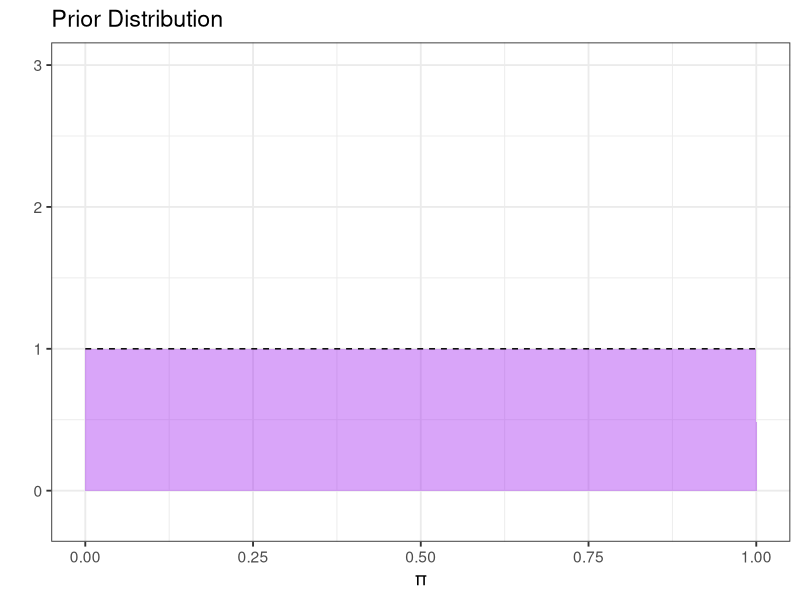
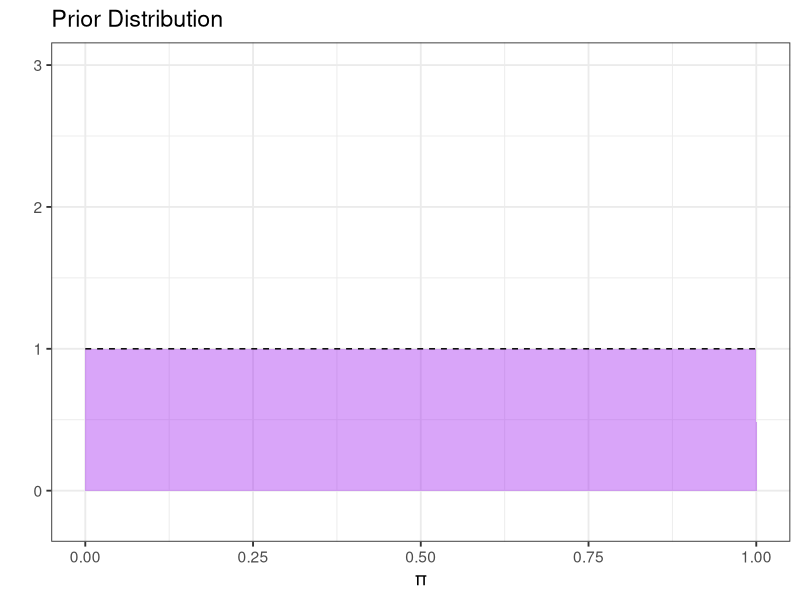
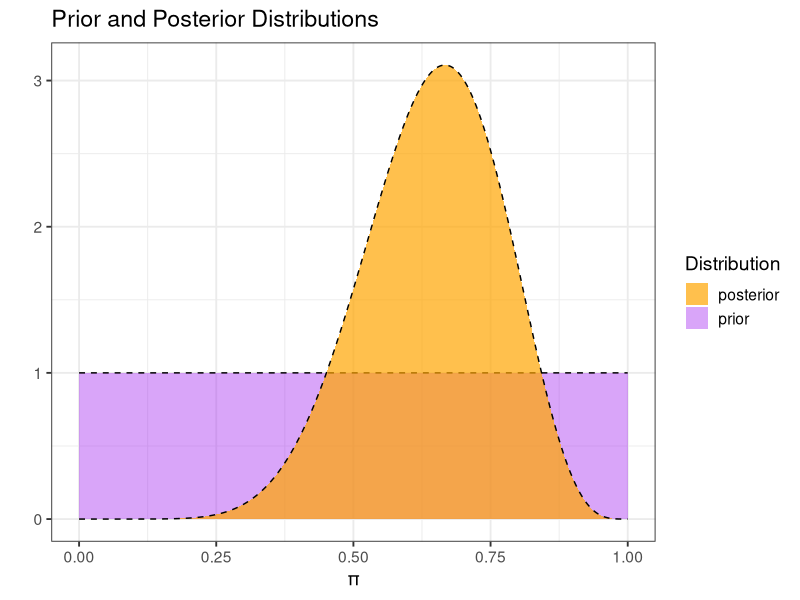

These figures' R source, in order:
## ---- chunk 1
knitr::opts_chunk$set(echo = TRUE)
options(kable_styling_bootstrap_options = c("hover", "striped"))

library(tidyverse)
library(kableExtra)

theme_set(theme_bw(base_size = 14))
## ---- chunk 2
alpha <- 1
beta <- 1
#Fewer points results in more jagged pictures
grid_pts <- 500

#Create prior distribution 
my_dists <- tibble(
  pi = seq(0, 1, length.out = grid_pts), #possible proportion values
  prior_prob = dbeta(pi, alpha, beta) #prior probability
)

#Plot prior distribution
my_dists %>%
  ggplot() + 
  geom_area(aes(x = pi, y = prior_prob), 
            fill = "purple", alpha = 0.4) + 
  geom_line(aes(x = pi, y = prior_prob),
            linetype = "dashed") + 
  labs(
    title = "Prior Distribution",
    x = "π",
    y = ""
  ) + 
  ylim(c(-0.2, 3))
## ---- chunk 3
alpha <- 1
beta <- 1
#Fewer points results in more jagged pictures
grid_pts <- 500

#Create prior distribution 
my_dists <- tibble(
  pi = seq(0, 1, length.out = grid_pts), #possible proportion values
  prior_prob = dbeta(pi, alpha, beta) #prior probability
)

#Plot prior distribution
my_dists %>%
  ggplot() + 
  geom_area(aes(x = pi, y = prior_prob), 
            fill = "purple", alpha = 0.4) + 
  geom_line(aes(x = pi, y = prior_prob),
            linetype = "dashed") + 
  labs(
    title = "Prior Distribution",
    x = "π",
    y = ""
  ) + 
  ylim(c(-0.2, 3))
## ---- chunk 4
num_frogs <- 12
set.seed(071524)
my_data <- tibble(
  frog_number = 1:num_frogs,
  status = sample(c("positive", "negative"), 
                  size = num_frogs,
                  prob = c(0.7, 0.3), 
                  replace = TRUE)
)

num_pos <- my_data %>%
  filter(status == "positive") %>%
  nrow()

print(paste0("Of the ", num_frogs, 
             " frogs observed, the number positive for Chytrid Fungus was ", 
             num_pos, "."))
## ---- chunk 5
#Construct the posterior
my_dists <- my_dists %>%
  mutate(
    #Compute likelihood using binomial distribution
    likelihood = choose(num_frogs, num_pos)*pi^num_pos*(1 - pi)^(num_frogs - num_pos), 
    #Compute posterior as likelihood*prior
    post_prob = likelihood*prior_prob,
    #Normalize posterior
    post_prob_normalized = post_prob/(sum(post_prob)*1/grid_pts))

#Plot prior and posterior
my_dists %>%
  ggplot() + 
  geom_area(aes(x = pi, y = prior_prob, fill = "prior"), 
            alpha = 0.4) + 
  geom_line(aes(x = pi, y = prior_prob),
            linetype = "dashed") + 
  geom_area(aes(x = pi, y = post_prob_normalized, fill = "posterior"), 
            alpha = 0.7) + 
  geom_line(aes(x = pi, y = post_prob_normalized),
            linetype = "dashed") +
  labs(
    title = "Prior and Posterior Distributions",
    x = "π",
    y = "",
    fill = "Distribution"
  ) +
  scale_fill_manual(values = c("prior" = "purple", "posterior" = "orange"))
